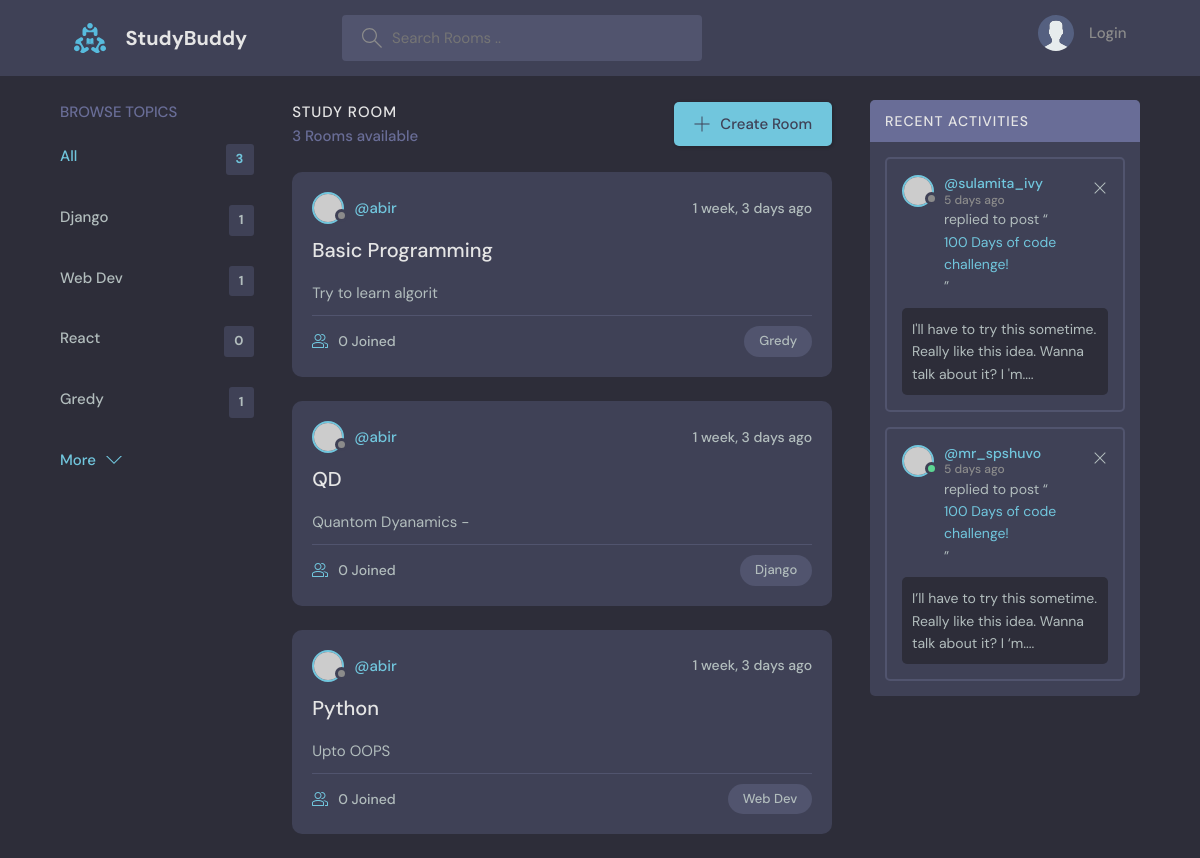
/, run on an earlier commit of the app's database.
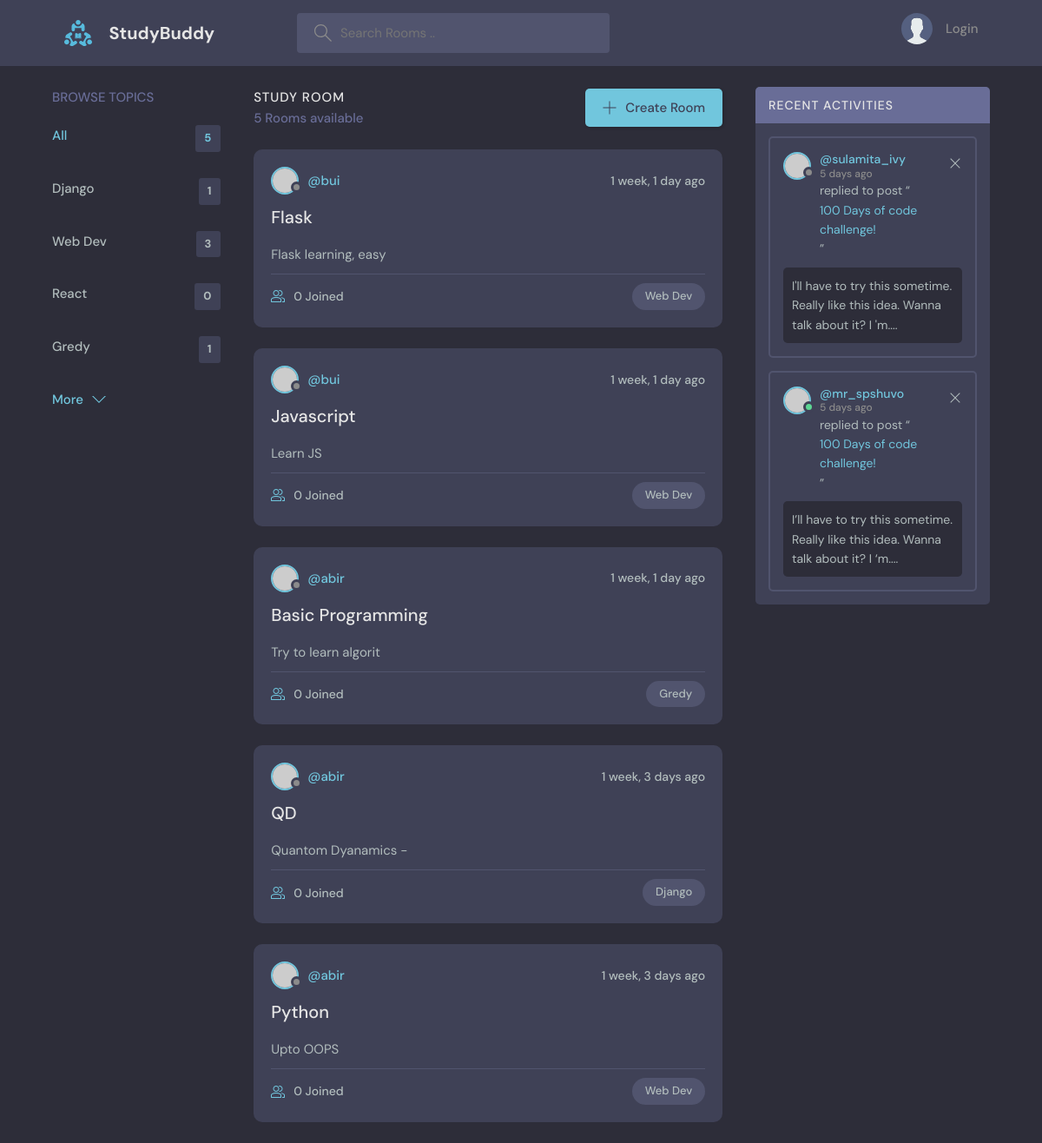
And on a later commit of the database.
### bas/models.py (models this page shows)
class Topic(models.Model):
    name = models.CharField(max_length=200)
    def __str__(self):
        return self.name

class Room(models.Model):
    host = models.ForeignKey(User, on_delete=models.SET_NULL, null=True)
    topic = models.ForeignKey(Topic, on_delete=models.SET_NULL, null=True)
    name = models.CharField(max_length=100)
    description = models.TextField(null=True, blank=True)
    participants = models.ManyToManyField(User, related_name='participants', blank=True)
    updated = models.DateTimeField(auto_now=True)
    created = models.DateTimeField(auto_now_add=True)
    class Meta:
        ordering = ['-updated', '-created']
    def __str__(self):
        return self.description[:20]

### bas/views.py (the view)
# urls.py: path('', views.home, name="home"),
def home(request):
    q = request.GET.get('q') if request.GET.get('q')!=None else ''
    rooms = Room.objects.filter(
        Q(topic__name__icontains=q) |
        Q(name__icontains=q) |
        Q(description__icontains=q) |
        Q(host__username__icontains=q)
    )
    topics = Topic.objects.all()
    messg = Message.objects.filter(room__in=rooms)
    Topics = []
    for topic in topics:
        cnt = Room.objects.filter(
        Q(topic__name=topic.name)).count
        Topics.append({'topic' : topic, 'count' : cnt})
    content = {'Rooms':rooms, 'Topics' : Topics,
               'total_room':Room.objects.all().count, 'Messages' : messg}
    return render(request, 'bas/home.html', content)

### bas/templates/bas/home.html
{% extends 'main.html' %}
{% block content %}
<main class="layout layout--3">
  <div class="container">
    <div>
      {% url 'home' as the_url %}
      {% include 'bas/topics.html' with link=the_url %}
    </div>
      {% include 'bas/feed.html' %}
    <div class="activities">
      <div class="activities__header">
        <h2>Recent Activities</h2>
      </div>
      <div class="activities__box">
        <div class="activities__boxHeader roomListRoom__header">
          <a href="profile.html" class="roomListRoom__author">
            <div class="avatar avatar--small">
              <img src="https://randomuser.me/api/portraits/women/11.jpg" />
            </div>
            <p>
              @sulamita_ivy
              <span>5 days ago</span>
            </p>
          </a>
          <div class="roomListRoom__actions">
            <a href="#">
              <svg version="1.1" xmlns="http://www.w3.org/2000/svg" width="32" height="32" viewBox="0 0 32 32">
                <title>remove</title>
                <path
                  d="M27.314 6.019l-1.333-1.333-9.98 9.981-9.981-9.981-1.333 1.333 9.981 9.981-9.981 9.98 1.333 1.333 9.981-9.98 9.98 9.98 1.333-1.333-9.98-9.98 9.98-9.981z"
                ></path>
              </svg>
            </a>
          </div>
        </div>
        <div class="activities__boxContent">
          <p>replied to post “<a href="room.html">100 Days of code challenge!</a>”</p>
          <div class="activities__boxRoomContent">
            I'll have to try this sometime. Really like this idea. Wanna talk about it? I 'm....
          </div>
        </div>
      </div>
      <div class="activities__box">
        <div class="activities__boxHeader roomListRoom__header">
          <a href="profile.html" class="roomListRoom__author">
            <div class="avatar avatar--small active">
              <img src="https://randomuser.me/api/portraits/men/13.jpg" />
            </div>
            <p>
              @mr_spshuvo
              <span>5 days ago</span>
            </p>
          </a>
          <div class="roomListRoom__actions">
            <a href="#">
              <svg version="1.1" xmlns="http://www.w3.org/2000/svg" width="32" height="32" viewBox="0 0 32 32">
                <title>remove</title>
                <path
                  d="M27.314 6.019l-1.333-1.333-9.98 9.981-9.981-9.981-1.333 1.333 9.981 9.981-9.981 9.98 1.333 1.333 9.981-9.98 9.98 9.98 1.333-1.333-9.98-9.98 9.98-9.981z"
                ></path>
              </svg>
            </a>
          </div>
        </div>
        <div class="activities__boxContent">
          <p>replied to post “<a href="room.html">100 Days of code challenge!</a>”</p>
          <div class="activities__boxRoomContent">
            I’ll have to try this sometime. Really like this idea. Wanna talk about it? I ‘m....
          </div>
        </div>
      </div>
    </div>
  </div>
</main>
{% endblock %}

### bas/templates/bas/topics.html
<div class="topics">
    <div class="topics__header">
        <h2>Browse Topics</h2>
    </div>
    <ul class="topics__list">
        <li>
        <a href="{{link}}" class="active">All <span>{{total_room}}</span></a>
        </li>
        {% for topic in Topics %}
        <li>
        <a href="{{link}}?q={{topic.topic.name}}">{{topic.topic.name}}
            <span>{{topic.count}}</span></a>
        </li>
        {% endfor %}
    </ul>
    <a class="btn btn--link" href="topics.html">
        More
        <svg version="1.1" xmlns="http://www.w3.org/2000/svg" width="32" height="32" viewBox="0 0 32 32">
        <title>chevron-down</title>
        <path d="M16 21l-13-13h-3l16 16 16-16h-3l-13 13z"></path>
        </svg>
    </a>
</div>

### bas/templates/bas/feed.html (shortened to what this page needs)
<div class="roomList">
    <div class="roomList__header">
      <div>
        <h2>Study Room</h2>
        <p>{{Rooms.count}} Room{% if Rooms.count > 1 %}s{% endif %} available</p>
      </div>
      <a class="btn btn--main" href="{% url 'createRoom' %}">
        <svg version="1.1" xmlns="http://www.w3.org/2000/svg" width="32" height="32" viewBox="0 0 32 32">
          <title>add</title>
          <path
            d="M16.943 0.943h-1.885v14.115h-14.115v1.885h14.115v14.115h1.885v-14.115h14.115v-1.885h-14.115v-14.115z"
          ></path>
        </svg>
        Create Room
      </a>
    </div>
    {% for room in Rooms%}
    <div class="roomListRoom">
      <div class="roomListRoom__header">
        <a href="{% url 'userProfile' room.host.id %}" class="roomListRoom__author">
          <div class="avatar avatar--small">
            <img src="https://randomuser.me/api/portraits/women/11.jpg" />
          </div>
          <span>@{{room.host.username}}</span>
        </a>
        <div class="roomListRoom__actions">
          <span>{{room.updated|timesince}} ago</span>
        </div>
      </div>
      <div class="roomListRoom__content">
        <a href="{% url 'Room' room.id %}">{{room.name}}</a>
        <p>
          {{room}}
        </p>
      </div>
      <div class="roomListRoom__meta">
        <a href="{% url 'Room' room.id %}" class="roomListRoom__joined">
          {{room.participants.count}} Joined
        </a>
        <p class="roomListRoom__topic">{{room.topic}}</p>
      </div>
    </div>
    {% endfor %}
  </div>

What changed in the data, as far as the page shows it:
computed for Topic "Web Dev": count "1" → "3"
added Room: host.username "bui", updated "1 week, 1 day", name "Flask", description "Flask learning, easy", participants.count "0", topic "Web Dev"
added Room: host.username "bui", updated "1 week, 1 day", name "Javascript", description "Learn JS", participants.count "0", topic "Web Dev"
changed Room "Basic Programming": updated "1 week, 3 days" → "1 week, 1 day"
Also different on the page:
{{ total_room }}: "3" → "5"
{{ Rooms.count }}: "3" → "5"
